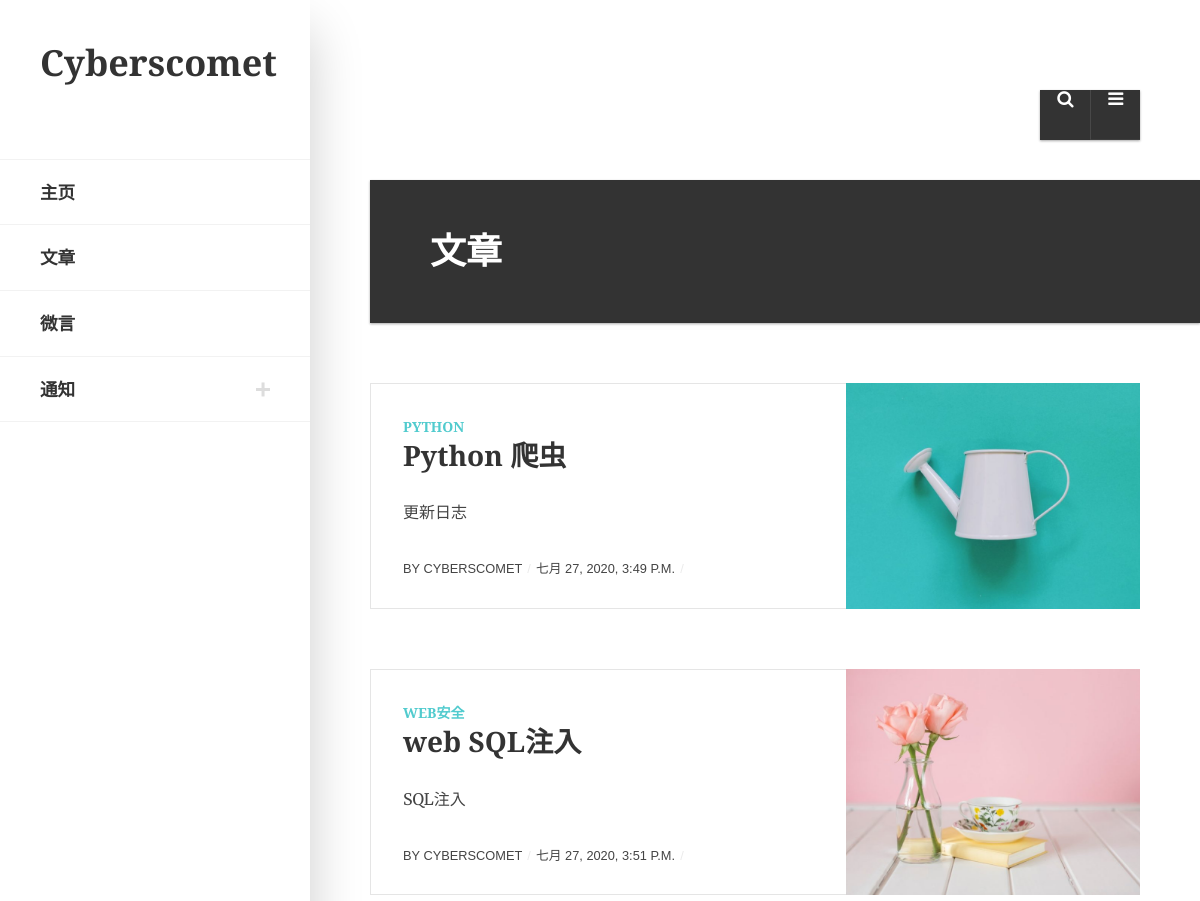
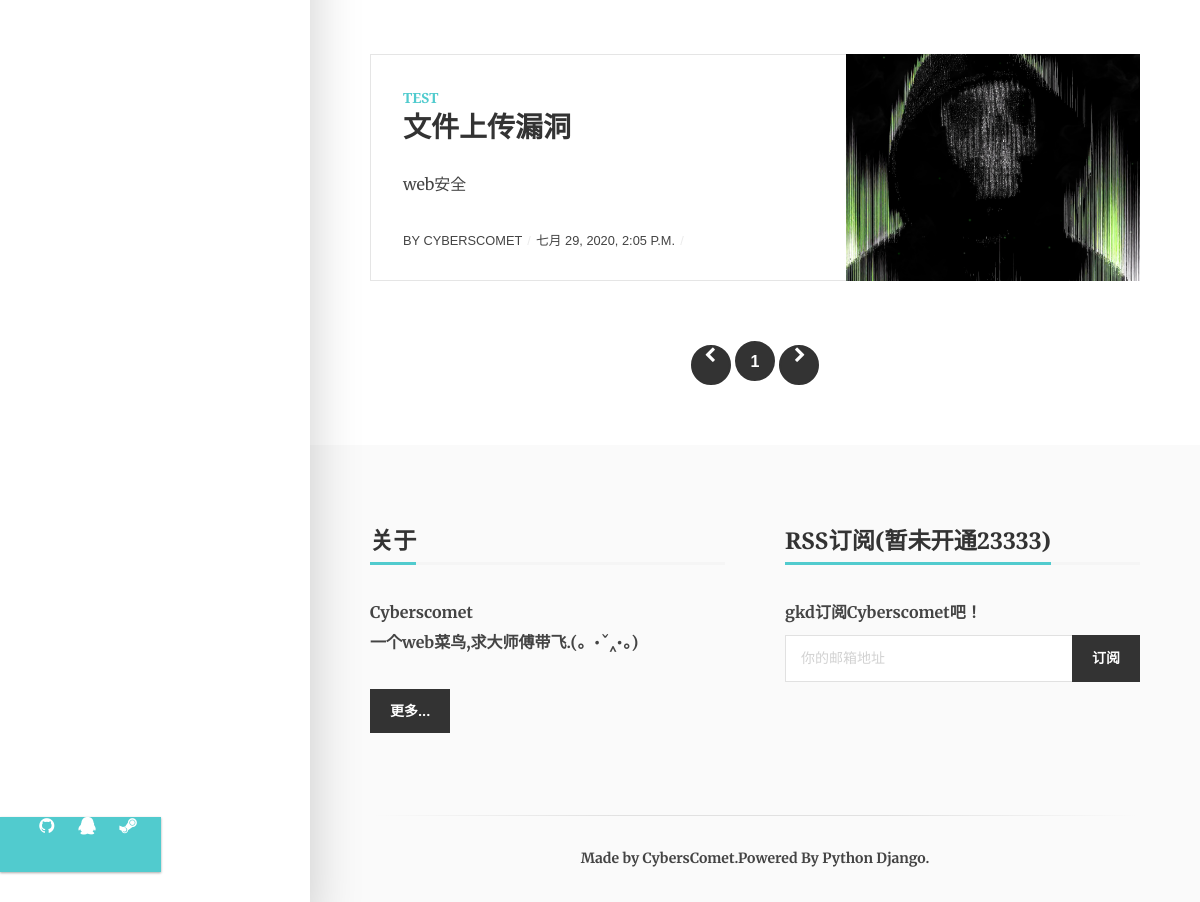
The app's page /article_list/1 with its own data (2 pictures, top to bottom).
### apps/CybersCometBlog/models.py (models this page shows, shortened)
class Article(models.Model):
    title = models.CharField(max_length=100, verbose_name='标题')
    author = models.CharField(max_length=50, verbose_name='作者')
    description = models.CharField(max_length=200, verbose_name='摘要')
    thumbnail = models.URLField(verbose_name='链接')
    main_photo_link = models.CharField(max_length=200, verbose_name='主图片地址', default='None')
    content = MDTextField(verbose_name='内容')
    category = models.ForeignKey(Category, on_delete=models.SET_NULL, null=True, verbose_name='分类')
    tag = models.ManyToManyField(Tag, verbose_name='标签', blank=True)
    comment = models.ManyToManyField(Comment, verbose_name='评论', blank=True)
    publish_time = models.DateTimeField(auto_now_add=True, verbose_name='发布时间')
    show_on_index_or_not = models.BooleanField(default=False, verbose_name='是否在首页显示')
    show_on_top_index_or_not = models.BooleanField(default=False, verbose_name='是否在轮播显示')
    class Meta:
        verbose_name = '文章'
        verbose_name_plural = verbose_name

class Category(models.Model):
    name = models.CharField(max_length=100, verbose_name='分类名')
    create_time = models.DateTimeField(auto_now_add=True, verbose_name='创建时间')
    class Meta:
        verbose_name = '分类'
        verbose_name_plural = verbose_name
    def __str__(self):
        return self.name

### apps/CybersCometBlog/tracking_view.py (the view)
    def wrapper(request, *args, **kwargs):
        tacking_info(request)
        return func(request, *args, **kwargs)

### apps/CybersCometBlog/tracking_view.py (called while the page is built)
def user_tracking(func):
    def wrapper(request, *args, **kwargs):
        tacking_info(request)
        return func(request, *args, **kwargs)
    return wrapper

def tacking_info(request):
    update_visit_number()
    update_user_ip(request)
    update_day_visit_number()

def update_visit_number():
    count_nums = VisitNumber.objects.filter(id=1)
    if count_nums:
        count_nums = count_nums[0]
        count_nums.count = F('count') + 1
    else:
        count_nums = VisitNumber()
        count_nums.count = 1
    count_nums.save()

def update_user_ip(request):
    if 'HTTP_X_FORWARDED_FOR' in request.META:  # 获取 ip
        client_ip = request.META['HTTP_X_FORWARDED_FOR']
        client_ip = client_ip.split(",")[0]  # 所以这里是真实的 ip
    else:
        client_ip = request.META['REMOTE_ADDR']  # 这里获得代理 ip
    userIP_item = UserIP.objects.create()
    userIP_item.ip_address = client_ip
    userIP_item.ip_location = "TBA"
    userIP_item.end_point = request.path
    userIP_item.day = timezone.now().date()
    userIP_item.save()

def update_day_visit_number():
    date = timezone.now().date()
    today = DayNumber.objects.filter(day=date)
    if today:
        temp = today[0]
        temp.count += 1
    else:
        temp = DayNumber()
        temp.dayTime = date
        temp.count = 1
    temp.save()

### apps/CybersCometBlog/views.py (called while the page is built)
@user_tracking
def article_list(request, page_id):
    try:
        articles = Article.objects.filter()
        paginator = Paginator(articles, 5)
        notices = Notice.objects.filter(show_on_index_or_not=1)[:1]
        order_articles = Article.objects.order_by('-publish_time')[:5]
        categories = Category.objects.filter()
        tags = Tag.objects.filter()
        try:
            article_list = paginator.page(page_id)
        except PageNotAnInteger:
            article_list = paginator.page(page_id)
        except EmptyPage:
            article_list = paginator.page(paginator.num_pages)
        return render(request, 'article_list.html', locals())
    except:
        return render(request, 'article_list.html', locals())

### static/templates/article_list.html (shortened to what this page needs)
﻿{% load static %}
<!DOCTYPE html>
<html lang="en-US">
<head>
    <link href="{% static 'src/css/bootstrap.min.css' %}" rel="stylesheet" type="text/css">
    <link href="{% static 'src/css/fontawesome.css' %}" rel="stylesheet" type="text/css">
    <link href="{% static 'src/css/style.css' %}" rel="stylesheet" type="text/css">
</head>
<body>
<div id="eskimo-site-wrapper">
    <main id="eskimo-main-container">
        <div class="container">
            <div id="eskimo-sidebar">
                <div id="eskimo-sidebar-wrapper" class="d-flex align-items-start flex-column h-100 w-100">
                    <div id="eskimo-logo-cell" class="w-100">
                        <a class="eskimo-logo-link" href="index.html">
                            <h1>Cyberscomet</h1>
                        </a>
                    </div>
                    <div id="eskimo-sidebar-cell" class="w-100">
                        <nav id="eskimo-main-menu" class="menu-main-menu-container">
                            <ul class="eskimo-menu-ul">
                                <li><a href="/index">主页</a></li>
                                <li><a href="/article_list/1">文章</a></li>
                                <li><a href="/about">微言</a></li>
                                <li><a href="#">通知</a>
                                </li>
                            </ul>
                        </nav>
                    </div>
                    <div id="eskimo-social-cell" class="mt-auto w-auto">
                        <div id="eskimo-social-inner">
                            <ul class="eskimo-social-icons">
                                <li><a href="https://github.com/cybers-comet?tab=projects"><i class="fa fa-github"></i></a>
                                </li>
                                <li><a href=""><i class="fa fa-qq"></i></a></li>
                                <li><a href=""><i class="fa fa-steam"></i></a></li>
                            </ul>
                        </div>
                    </div>
                </div>
            </div>
            <ul class="eskimo-top-icons">
                <li id="eskimo-panel-icon">
                    <a href="#eskimo-panel" class="eskimo-panel-open"><i class="fa fa-bars"></i></a>
                </li>
                <li id="eskimo-search-icon">
                    <a id="eskimo-open-search" href=""><i class="fa fa-search"></i></a>
                </li>
            </ul>
            <div class="clearfix"></div>
            <div class="eskimo-page-title">
                <h1 class="no-border">文章</h1>
            </div>
            {% for article in article_list %}
                <div class="card card-horizontal">
                    <div class="card-body">
                        <div class="card-horizontal-left">
                            <div class="card-category">
                                <a href="/article_detail/{{ article.id }}">{{ article.category }}</a>
                            </div>
                            <h3 class="card-title"><a href="/article_detail/{{ article.id }}">{{ article.title }}</a>
                            </h3>
                            <div class="card-excerpt">
                                <p>{{ article.description }}</p>
                            </div>
                            <div class="card-horizontal-meta">
                                <div class="eskimo-author-meta">
                                    By <a class="author-meta"
                                          href="/article_detail/{{ article.id }}">{{ article.author }}</a>
                                </div>
                                <div class="eskimo-date-meta">
                                    <a href="/article_detail/{{ article.id }}">{{ article.publish_time }}</a>
                                </div>
                            </div>
                        </div>
                        <div class="card-horizontal-right" data-img="{{ article.main_photo_link }}">
                            <a class="card-featured-img" href="/article_detail/{{ article.id }}"></a>
                        </div>
                    </div>
                </div>
            {% endfor %}
            <div class="eskimo-pager">
                <ul class='pagination flex-wrap'>
                    {% if article_list.has_previous %}
                        <li class='page-item'><a class='page-link'
                                                 href="/article_list/{{ article_list.previous_page_number }}"><i
                                class="fa fa-chevron-left"></i></a></li>
                    {% else %}
                        <li class='page-item active'><a class='page-link'
                                                        href="/article_list/1"><i
                                class="fa fa-chevron-left"></i></a></li>
                    {% endif %}
                    {% for num in article_list.paginator.page_range %}
                        {% if num %}
                            {% ifequal num article_list.number %}
                                <li class='page-item active'><a class='page-link' href=''>{{ num }}</a></li>
                            {% else %}
                                <li class='page-item '><a class='page-link'
                                                          href='/article_list/{{ num }}'>{{ num }}</a>
                                </li>
                            {% endifequal %}
                        {% else %}
                            <li class='page-item active'><a class='page-link' href='#'>...</a></li>
                        {% endif %}
                    {% endfor %}
                    {% if article_list.has_next %}
                        <li class='page-item'><a class='page-link'
                                                 href='/article_list/{{ article_list.next_page_number }}'><i
                                class="fa fa-chevron-right"></i></a></li>
                    {% else %}
                        <li class='page-item active'><a class='page-link' href=""><i
                                class="fa fa-chevron-right"></i></a></li>
                    {% endif %}
                </ul>
            </div>
        </div>
    </main>
    <footer id="eskimo-footer">
        <div class="container">
            <div class="row eskimo-footer-wrapper">
                <div class="col-12 col-lg-6 mb-4 mb-lg-0">
                    <h5 class="eskimo-title-with-border"><span>关于</span></h5>
                    <p><strong>Cyberscomet</strong><br><strong>一个web菜鸟,求大师傅带飞.(。•ˇ‸•。)</strong><br></p>
                    <p><a href="/about" class="btn btn-default">更多...</a></p>
                </div>
                <div class="col-12 col-lg-6">
                    <h5 class="eskimo-title-with-border"><span>RSS订阅(暂未开通23333)</span></h5>
                    <form method="post" action="index.html">
                        <label><strong>gkd订阅Cyberscomet吧！</strong></label>
                        <div class="input-group">
                            <input type="email" class="form-control" name="EMAIL" placeholder="你的邮箱地址"
                                   required/>
                            <div class="input-group-append">
                                <input type="submit" value="订阅" class="btn btn-default"/>
                            </div>
                        </div>
                    </form>
                </div>
            </div>
            <div class="eskimo-footer-credits">
                <p>
                    <strong>Made by CybersComet.Powered By Python Django.</strong>
                </p>
            </div>
        </div>
    </footer>
</div>
</body>
</html>

### records on screen
Article: category "PYTHON", title "Python 爬虫", description "更新日志", author "CYBERSCOMET", publish_time "七月 27, 2020, 3:49 P.M.", shows a picture
Article: category "WEB安全", title "web SQL注入", description "SQL注入", author "CYBERSCOMET", publish_time "七月 27, 2020, 3:51 P.M.", shows a picture
Article: category "TEST", title "文件上传漏洞", description "web安全", author "CYBERSCOMET", publish_time "七月 29, 2020, 2:05 P.M.", shows a picture

### other values on screen
{{ num }} "1"
